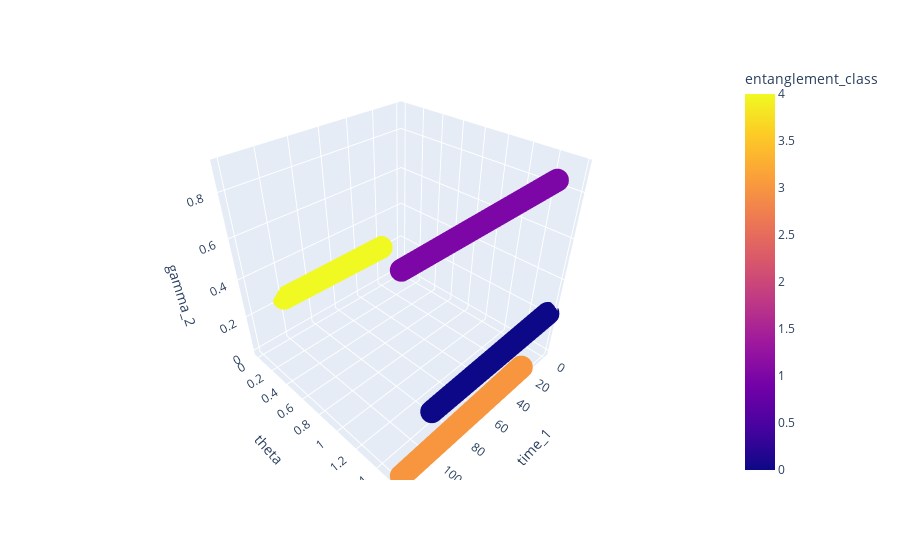

Notebook code for this chart:
### Code cell
plt.figure(figsize=(10, 6))
fig = px.scatter_3d(data, x='time_1', y='theta', z='gamma_2', color='entanglement_class')
fig.show()

### Figure 1 — Plotly figure (JSON) as saved in the notebook; plotly's stock layout.template omitted (floating-point values rounded to 4 significant figures; data arrays with more than 128 entries replaced by an {"elided": "..."} marker saying what was removed)
{"data": [{"hovertemplate": "time_1=%{x}<br>theta=%{y}<br>gamma_2=%{z}<br>entanglement_class=%{marker.color}<extra></extra>", "legendgroup": "", "marker": {"color": {"elided": "4800 int values"}, "coloraxis": "coloraxis", "symbol": "circle"}, "mode": "markers", "name": "", "scene": "scene", "showlegend": false, "type": "scatter3d", "x": {"elided": "4800 float values"}, "y": {"elided": "4800 float values"}, "z": {"elided": "4800 float values"}}], "layout": {"coloraxis": {"colorbar": {"title": {"text": "entanglement_class"}}, "colorscale": [[0, "#0d0887"], [0.1111, "#46039f"], [0.2222, "#7201a8"], [0.3333, "#9c179e"], [0.4444, "#bd3786"], [0.5556, "#d8576b"], [0.6667, "#ed7953"], [0.7778, "#fb9f3a"], [0.8889, "#fdca26"], [1, "#f0f921"]]}, "legend": {"tracegroupgap": 0}, "margin": {"t": 60}, "scene": {"domain": {"x": [0, 1], "y": [0, 1]}, "xaxis": {"title": {"text": "time_1"}}, "yaxis": {"title": {"text": "theta"}}, "zaxis": {"title": {"text": "gamma_2"}}}}}
